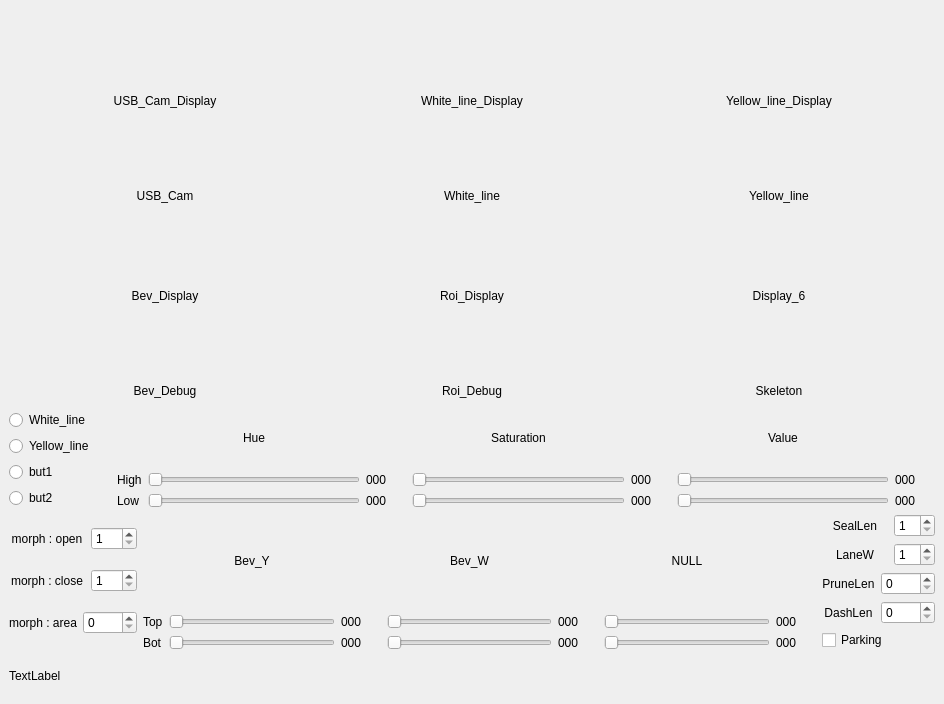
<?xml version="1.0" encoding="UTF-8"?>
<ui version="4.0">
 <class>MainWindowDesign</class>
 <widget class="QMainWindow" name="MainWindowDesign">
  <property name="geometry">
   <rect>
    <x>0</x>
    <y>0</y>
    <width>944</width>
    <height>704</height>
   </rect>
  </property>
  <property name="windowTitle">
   <string>QRosApp</string>
  </property>
  <property name="windowIcon">
   <iconset resource="../resources/images.qrc">
    <normaloff>:/images/icon.png</normaloff>:/images/icon.png</iconset>
  </property>
  <property name="locale">
   <locale language="English" country="Australia"/>
  </property>
  <widget class="QWidget" name="centralwidget">
   <layout class="QHBoxLayout" name="horizontalLayout">
    <item>
     <layout class="QGridLayout" name="gridLayout_10" rowstretch="10,1,1,1">
      <item row="1" column="0">
       <layout class="QGridLayout" name="gridLayout_9" columnstretch="1,8">
        <item row="0" column="0">
         <layout class="QVBoxLayout" name="verticalLayout">
          <item>
           <widget class="QRadioButton" name="radioBtnWhiteLine">
            <property name="text">
             <string>White_line</string>
            </property>
           </widget>
          </item>
          <item>
           <widget class="QRadioButton" name="radioBtnYellowLine">
            <property name="text">
             <string>Yellow_line</string>
            </property>
           </widget>
          </item>
          <item>
           <widget class="QRadioButton" name="radioBtn1">
            <property name="text">
             <string>but1</string>
            </property>
           </widget>
          </item>
          <item>
           <widget class="QRadioButton" name="radioBtn2">
            <property name="text">
             <string>but2</string>
            </property>
           </widget>
          </item>
         </layout>
        </item>
        <item row="0" column="1">
         <layout class="QGridLayout" name="gridLayout_8">
          <item row="0" column="0">
           <widget class="QWidget" name="emptyWidget_1" native="true"/>
          </item>
          <item row="0" column="1">
           <widget class="QLabel" name="textLabelHue">
            <property name="text">
             <string>Hue</string>
            </property>
            <property name="alignment">
             <set>Qt::AlignmentFlag::AlignCenter</set>
            </property>
           </widget>
          </item>
          <item row="0" column="2">
           <widget class="QWidget" name="emptyWidget_2" native="true"/>
          </item>
          <item row="0" column="3">
           <widget class="QLabel" name="textLabelSaturation">
            <property name="text">
             <string>Saturation</string>
            </property>
            <property name="alignment">
             <set>Qt::AlignmentFlag::AlignCenter</set>
            </property>
           </widget>
          </item>
          <item row="0" column="4">
           <widget class="QWidget" name="emptyWidget_3" native="true"/>
          </item>
          <item row="0" column="5">
           <widget class="QLabel" name="textLabelValue">
            <property name="text">
             <string>Value</string>
            </property>
            <property name="alignment">
             <set>Qt::AlignmentFlag::AlignCenter</set>
            </property>
           </widget>
          </item>
          <item row="0" column="6">
           <widget class="QWidget" name="emptyWidget_4" native="true"/>
          </item>
          <item row="1" column="0">
           <widget class="QLabel" name="textLabelHigh">
            <property name="text">
             <string>High</string>
            </property>
           </widget>
          </item>
          <item row="1" column="1">
           <widget class="QSlider" name="sliderHueHigh">
            <property name="maximum">
             <number>179</number>
            </property>
            <property name="orientation">
             <enum>Qt::Orientation::Horizontal</enum>
            </property>
           </widget>
          </item>
          <item row="1" column="2">
           <widget class="QLabel" name="dispaly_Hue_High">
            <property name="minimumSize">
             <size>
              <width>40</width>
              <height>0</height>
             </size>
            </property>
            <property name="text">
             <string>000</string>
            </property>
            <property name="alignment">
             <set>Qt::AlignmentFlag::AlignLeading|Qt::AlignmentFlag::AlignLeft|Qt::AlignmentFlag::AlignVCenter</set>
            </property>
           </widget>
          </item>
          <item row="1" column="3">
           <widget class="QSlider" name="sliderSaturationHigh">
            <property name="maximum">
             <number>255</number>
            </property>
            <property name="orientation">
             <enum>Qt::Orientation::Horizontal</enum>
            </property>
           </widget>
          </item>
          <item row="1" column="4">
           <widget class="QLabel" name="dispaly_Saturation_High">
            <property name="minimumSize">
             <size>
              <width>40</width>
              <height>0</height>
             </size>
            </property>
            <property name="text">
             <string>000</string>
            </property>
            <property name="alignment">
             <set>Qt::AlignmentFlag::AlignLeading|Qt::AlignmentFlag::AlignLeft|Qt::AlignmentFlag::AlignVCenter</set>
            </property>
           </widget>
          </item>
          <item row="1" column="5">
           <widget class="QSlider" name="sliderValueHigh">
            <property name="maximum">
             <number>255</number>
            </property>
            <property name="orientation">
             <enum>Qt::Orientation::Horizontal</enum>
            </property>
           </widget>
          </item>
          <item row="1" column="6">
           <widget class="QLabel" name="dispaly_Value_High">
            <property name="minimumSize">
             <size>
              <width>40</width>
              <height>0</height>
             </size>
            </property>
            <property name="text">
             <string>000</string>
            </property>
            <property name="alignment">
             <set>Qt::AlignmentFlag::AlignLeading|Qt::AlignmentFlag::AlignLeft|Qt::AlignmentFlag::AlignVCenter</set>
            </property>
           </widget>
          </item>
          <item row="2" column="0">
           <widget class="QLabel" name="textLabelLow">
            <property name="text">
             <string>Low</string>
            </property>
           </widget>
          </item>
          <item row="2" column="1">
           <widget class="QSlider" name="sliderHueLow">
            <property name="maximum">
             <number>179</number>
            </property>
            <property name="orientation">
             <enum>Qt::Orientation::Horizontal</enum>
            </property>
           </widget>
          </item>
          <item row="2" column="2">
           <widget class="QLabel" name="dispaly_Hue_Low">
            <property name="minimumSize">
             <size>
              <width>40</width>
              <height>0</height>
             </size>
            </property>
            <property name="text">
             <string>000</string>
            </property>
            <property name="alignment">
             <set>Qt::AlignmentFlag::AlignLeading|Qt::AlignmentFlag::AlignLeft|Qt::AlignmentFlag::AlignVCenter</set>
            </property>
           </widget>
          </item>
          <item row="2" column="3">
           <widget class="QSlider" name="sliderSaturationLow">
            <property name="maximum">
             <number>255</number>
            </property>
            <property name="orientation">
             <enum>Qt::Orientation::Horizontal</enum>
            </property>
           </widget>
          </item>
          <item row="2" column="4">
           <widget class="QLabel" name="dispaly_Saturation_Low">
            <property name="minimumSize">
             <size>
              <width>40</width>
              <height>0</height>
             </size>
            </property>
            <property name="text">
             <string>000</string>
            </property>
            <property name="alignment">
             <set>Qt::AlignmentFlag::AlignLeading|Qt::AlignmentFlag::AlignLeft|Qt::AlignmentFlag::AlignVCenter</set>
            </property>
           </widget>
          </item>
          <item row="2" column="5">
           <widget class="QSlider" name="sliderValueLow">
            <property name="maximum">
             <number>255</number>
            </property>
            <property name="orientation">
             <enum>Qt::Orientation::Horizontal</enum>
            </property>
           </widget>
          </item>
          <item row="2" column="6">
           <widget class="QLabel" name="dispaly_Value_Low">
            <property name="minimumSize">
             <size>
              <width>40</width>
              <height>0</height>
             </size>
            </property>
            <property name="text">
             <string>000</string>
            </property>
            <property name="alignment">
             <set>Qt::AlignmentFlag::AlignLeading|Qt::AlignmentFlag::AlignLeft|Qt::AlignmentFlag::AlignVCenter</set>
            </property>
           </widget>
          </item>
         </layout>
        </item>
       </layout>
      </item>
      <item row="3" column="0">
       <widget class="QLabel" name="display_enther">
        <property name="text">
         <string>TextLabel</string>
        </property>
       </widget>
      </item>
      <item row="0" column="0">
       <layout class="QGridLayout" name="gridLayout_7">
        <property name="leftMargin">
         <number>5</number>
        </property>
        <property name="topMargin">
         <number>5</number>
        </property>
        <property name="rightMargin">
         <number>5</number>
        </property>
        <property name="bottomMargin">
         <number>5</number>
        </property>
        <property name="horizontalSpacing">
         <number>5</number>
        </property>
        <item row="0" column="0">
         <layout class="QGridLayout" name="gridLayout" rowstretch="10,1">
          <item row="0" column="0">
           <widget class="QLabel" name="displayUsb">
            <property name="text">
             <string>USB_Cam_Display</string>
            </property>
            <property name="alignment">
             <set>Qt::AlignmentFlag::AlignCenter</set>
            </property>
           </widget>
          </item>
          <item row="1" column="0">
           <widget class="QLabel" name="labelUsb">
            <property name="text">
             <string>USB_Cam</string>
            </property>
            <property name="alignment">
             <set>Qt::AlignmentFlag::AlignCenter</set>
            </property>
           </widget>
          </item>
         </layout>
        </item>
        <item row="0" column="1">
         <layout class="QGridLayout" name="gridLayout_2" rowstretch="10,1">
          <item row="0" column="0">
           <widget class="QLabel" name="displayWhiteLine">
            <property name="text">
             <string>White_line_Display</string>
            </property>
            <property name="alignment">
             <set>Qt::AlignmentFlag::AlignCenter</set>
            </property>
           </widget>
          </item>
          <item row="1" column="0">
           <widget class="QLabel" name="labelWhiteLine">
            <property name="text">
             <string>White_line</string>
            </property>
            <property name="alignment">
             <set>Qt::AlignmentFlag::AlignCenter</set>
            </property>
           </widget>
          </item>
         </layout>
        </item>
        <item row="0" column="2">
         <layout class="QGridLayout" name="gridLayout_3" rowstretch="10,1">
          <item row="0" column="0">
           <widget class="QLabel" name="displayYellowLine">
            <property name="text">
             <string>Yellow_line_Display</string>
            </property>
            <property name="alignment">
             <set>Qt::AlignmentFlag::AlignCenter</set>
            </property>
           </widget>
          </item>
          <item row="1" column="0">
           <widget class="QLabel" name="labelYellowLine">
            <property name="text">
             <string>Yellow_line</string>
            </property>
            <property name="alignment">
             <set>Qt::AlignmentFlag::AlignCenter</set>
            </property>
           </widget>
          </item>
         </layout>
        </item>
        <item row="1" column="0">
         <layout class="QGridLayout" name="gridLayout_4" rowstretch="10,1">
          <item row="0" column="0">
           <widget class="QLabel" name="displayBev">
            <property name="text">
             <string>Bev_Display</string>
            </property>
            <property name="alignment">
             <set>Qt::AlignmentFlag::AlignCenter</set>
            </property>
           </widget>
          </item>
          <item row="1" column="0">
           <widget class="QLabel" name="labelDisplay_4">
            <property name="text">
             <string>Bev_Debug</string>
            </property>
            <property name="alignment">
             <set>Qt::AlignmentFlag::AlignCenter</set>
            </property>
           </widget>
          </item>
         </layout>
        </item>
        <item row="1" column="1">
         <layout class="QGridLayout" name="gridLayout_5" rowstretch="10,1">
          <item row="0" column="0">
           <widget class="QLabel" name="displayRoi">
            <property name="text">
             <string>Roi_Display</string>
            </property>
            <property name="alignment">
             <set>Qt::AlignmentFlag::AlignCenter</set>
            </property>
           </widget>
          </item>
          <item row="1" column="0">
           <widget class="QLabel" name="labelDisplay_5">
            <property name="text">
             <string>Roi_Debug</string>
            </property>
            <property name="alignment">
             <set>Qt::AlignmentFlag::AlignCenter</set>
            </property>
           </widget>
          </item>
         </layout>
        </item>
        <item row="1" column="2">
         <layout class="QGridLayout" name="gridLayout_6" rowstretch="10,1">
          <item row="0" column="0">
           <widget class="QLabel" name="displaySkel">
            <property name="text">
             <string>Display_6</string>
            </property>
            <property name="alignment">
             <set>Qt::AlignmentFlag::AlignCenter</set>
            </property>
           </widget>
          </item>
          <item row="1" column="0">
           <widget class="QLabel" name="labelDisplay_6">
            <property name="text">
             <string>Skeleton</string>
            </property>
            <property name="alignment">
             <set>Qt::AlignmentFlag::AlignCenter</set>
            </property>
           </widget>
          </item>
         </layout>
        </item>
       </layout>
      </item>
      <item row="2" column="0">
       <layout class="QGridLayout" name="gridLayout_15" columnstretch="1,8,0">
        <item row="0" column="0">
         <layout class="QVBoxLayout" name="verticalLayout_2">
          <item>
           <layout class="QGridLayout" name="gridLayout_12" columnstretch="5,3">
            <item row="0" column="1">
             <widget class="QSpinBox" name="spinMorphOpen">
              <property name="minimum">
               <number>1</number>
              </property>
              <property name="maximum">
               <number>15</number>
              </property>
              <property name="singleStep">
               <number>2</number>
              </property>
             </widget>
            </item>
            <item row="0" column="0">
             <widget class="QLabel" name="textLabelMorphOpen">
              <property name="text">
               <string>morph : open</string>
              </property>
              <property name="alignment">
               <set>Qt::AlignmentFlag::AlignCenter</set>
              </property>
             </widget>
            </item>
           </layout>
          </item>
          <item>
           <layout class="QGridLayout" name="gridLayout_13" columnstretch="5,3">
            <item row="0" column="0">
             <widget class="QLabel" name="textLabelMorphClose">
              <property name="text">
               <string>morph : close</string>
              </property>
              <property name="alignment">
               <set>Qt::AlignmentFlag::AlignCenter</set>
              </property>
             </widget>
            </item>
            <item row="0" column="1">
             <widget class="QSpinBox" name="spinMorphClose">
              <property name="minimum">
               <number>1</number>
              </property>
              <property name="maximum">
               <number>31</number>
              </property>
              <property name="singleStep">
               <number>2</number>
              </property>
             </widget>
            </item>
           </layout>
          </item>
          <item>
           <layout class="QGridLayout" name="gridLayout_14" columnstretch="5,3,0">
            <item row="0" column="2">
             <widget class="QSpinBox" name="spinMinArea">
              <property name="minimum">
               <number>0</number>
              </property>
              <property name="maximum">
               <number>5000</number>
              </property>
              <property name="singleStep">
               <number>1</number>
              </property>
             </widget>
            </item>
            <item row="0" column="1">
             <widget class="QLabel" name="textLabelMorphArea">
              <property name="text">
               <string>morph : area</string>
              </property>
              <property name="alignment">
               <set>Qt::AlignmentFlag::AlignCenter</set>
              </property>
             </widget>
            </item>
           </layout>
          </item>
         </layout>
        </item>
        <item row="0" column="1">
         <layout class="QGridLayout" name="gridLayout_11">
          <item row="0" column="0">
           <widget class="QWidget" name="emptyWidget_5" native="true"/>
          </item>
          <item row="0" column="1">
           <widget class="QLabel" name="textLabelBev_Y">
            <property name="text">
             <string>Bev_Y</string>
            </property>
            <property name="alignment">
             <set>Qt::AlignmentFlag::AlignCenter</set>
            </property>
           </widget>
          </item>
          <item row="0" column="2">
           <widget class="QWidget" name="emptyWidget_6" native="true"/>
          </item>
          <item row="0" column="3">
           <widget class="QLabel" name="textLabelSaturation_2">
            <property name="text">
             <string>Bev_W</string>
            </property>
            <property name="alignment">
             <set>Qt::AlignmentFlag::AlignCenter</set>
            </property>
           </widget>
          </item>
          <item row="0" column="4">
           <widget class="QWidget" name="emptyWidget_7" native="true"/>
          </item>
          <item row="0" column="5">
           <widget class="QLabel" name="textLabelValue_2">
            <property name="text">
             <string>NULL</string>
            </property>
            <property name="alignment">
             <set>Qt::AlignmentFlag::AlignCenter</set>
            </property>
           </widget>
          </item>
          <item row="0" column="6">
           <widget class="QWidget" name="emptyWidget_8" native="true"/>
          </item>
          <item row="1" column="0">
           <widget class="QLabel" name="textLabelBev_Top">
            <property name="text">
             <string>Top</string>
            </property>
           </widget>
          </item>
          <item row="1" column="1">
           <widget class="QSlider" name="sliderBevTopY">
            <property name="maximum">
             <number>100</number>
            </property>
            <property name="orientation">
             <enum>Qt::Orientation::Horizontal</enum>
            </property>
           </widget>
          </item>
          <item row="1" column="2">
           <widget class="QLabel" name="dispaly_Bev_Top_Y">
            <property name="minimumSize">
             <size>
              <width>40</width>
              <height>0</height>
             </size>
            </property>
            <property name="text">
             <string>000</string>
            </property>
            <property name="alignment">
             <set>Qt::AlignmentFlag::AlignLeading|Qt::AlignmentFlag::AlignLeft|Qt::AlignmentFlag::AlignVCenter</set>
            </property>
           </widget>
          </item>
          <item row="1" column="3">
           <widget class="QSlider" name="sliderBevTopW">
            <property name="maximum">
             <number>100</number>
            </property>
            <property name="orientation">
             <enum>Qt::Orientation::Horizontal</enum>
            </property>
           </widget>
          </item>
          <item row="1" column="4">
           <widget class="QLabel" name="dispaly_Bev_Top_W">
            <property name="minimumSize">
             <size>
              <width>40</width>
              <height>0</height>
             </size>
            </property>
            <property name="text">
             <string>000</string>
            </property>
            <property name="alignment">
             <set>Qt::AlignmentFlag::AlignLeading|Qt::AlignmentFlag::AlignLeft|Qt::AlignmentFlag::AlignVCenter</set>
            </property>
           </widget>
          </item>
          <item row="1" column="5">
           <widget class="QSlider" name="NULL_Slider1">
            <property name="maximum">
             <number>255</number>
            </property>
            <property name="orientation">
             <enum>Qt::Orientation::Horizontal</enum>
            </property>
           </widget>
          </item>
          <item row="1" column="6">
           <widget class="QLabel" name="NULL_display1">
            <property name="minimumSize">
             <size>
              <width>40</width>
              <height>0</height>
             </size>
            </property>
            <property name="text">
             <string>000</string>
            </property>
            <property name="alignment">
             <set>Qt::AlignmentFlag::AlignLeading|Qt::AlignmentFlag::AlignLeft|Qt::AlignmentFlag::AlignVCenter</set>
            </property>
           </widget>
          </item>
          <item row="2" column="0">
           <widget class="QLabel" name="textLabelBev_Bot">
            <property name="text">
             <string>Bot</string>
            </property>
           </widget>
          </item>
          <item row="2" column="1">
           <widget class="QSlider" name="sliderBevBotY">
            <property name="maximum">
             <number>100</number>
            </property>
            <property name="orientation">
             <enum>Qt::Orientation::Horizontal</enum>
            </property>
           </widget>
          </item>
          <item row="2" column="2">
           <widget class="QLabel" name="dispaly_Bev_Bot_Y">
            <property name="minimumSize">
             <size>
              <width>40</width>
              <height>0</height>
             </size>
            </property>
            <property name="text">
             <string>000</string>
            </property>
            <property name="alignment">
             <set>Qt::AlignmentFlag::AlignLeading|Qt::AlignmentFlag::AlignLeft|Qt::AlignmentFlag::AlignVCenter</set>
            </property>
           </widget>
          </item>
          <item row="2" column="3">
           <widget class="QSlider" name="sliderBevBotW">
            <property name="maximum">
             <number>100</number>
            </property>
            <property name="orientation">
             <enum>Qt::Orientation::Horizontal</enum>
            </property>
           </widget>
          </item>
          <item row="2" column="4">
           <widget class="QLabel" name="dispaly_Bev_Bot_W">
            <property name="minimumSize">
             <size>
              <width>40</width>
              <height>0</height>
             </size>
            </property>
            <property name="text">
             <string>000</string>
            </property>
            <property name="alignment">
             <set>Qt::AlignmentFlag::AlignLeading|Qt::AlignmentFlag::AlignLeft|Qt::AlignmentFlag::AlignVCenter</set>
            </property>
           </widget>
          </item>
          <item row="2" column="5">
           <widget class="QSlider" name="NULL_Slider2">
            <property name="maximum">
             <number>255</number>
            </property>
            <property name="orientation">
             <enum>Qt::Orientation::Horizontal</enum>
            </property>
           </widget>
          </item>
          <item row="2" column="6">
           <widget class="QLabel" name="NULL_display2">
            <property name="minimumSize">
             <size>
              <width>40</width>
              <height>0</height>
             </size>
            </property>
            <property name="text">
             <string>000</string>
            </property>
            <property name="alignment">
             <set>Qt::AlignmentFlag::AlignLeading|Qt::AlignmentFlag::AlignLeft|Qt::AlignmentFlag::AlignVCenter</set>
            </property>
           </widget>
          </item>
         </layout>
        </item>
        <item row="0" column="2">
         <layout class="QVBoxLayout" name="verticalLayout_3">
          <item>
           <layout class="QGridLayout" name="gridLayout_17" columnstretch="5,3">
            <item row="0" column="0">
             <widget class="QLabel" name="textLabelSkel2">
              <property name="text">
               <string>SealLen</string>
              </property>
              <property name="alignment">
               <set>Qt::AlignmentFlag::AlignCenter</set>
              </property>
             </widget>
            </item>
            <item row="0" column="1">
             <widget class="QSpinBox" name="spinSkelSealLen">
              <property name="minimum">
               <number>1</number>
              </property>
              <property name="maximum">
               <number>31</number>
              </property>
              <property name="singleStep">
               <number>1</number>
              </property>
             </widget>
            </item>
           </layout>
          </item>
          <item>
           <layout class="QGridLayout" name="gridLayout_16" columnstretch="5,3">
            <item row="0" column="1">
             <widget class="QSpinBox" name="spinSkelLaneW">
              <property name="minimum">
               <number>1</number>
              </property>
              <property name="maximum">
               <number>15</number>
              </property>
              <property name="singleStep">
               <number>1</number>
              </property>
             </widget>
            </item>
            <item row="0" column="0">
             <widget class="QLabel" name="textLabelSkel1">
              <property name="text">
               <string>LaneW</string>
              </property>
              <property name="alignment">
               <set>Qt::AlignmentFlag::AlignCenter</set>
              </property>
             </widget>
            </item>
           </layout>
          </item>
          <item>
           <layout class="QGridLayout" name="gridLayout_18" columnstretch="0,0">
            <item row="0" column="0">
             <widget class="QLabel" name="textLabelSkel3">
              <property name="text">
               <string>PruneLen</string>
              </property>
              <property name="alignment">
               <set>Qt::AlignmentFlag::AlignCenter</set>
              </property>
             </widget>
            </item>
            <item row="0" column="1">
             <widget class="QSpinBox" name="spinSkelPruneLen">
              <property name="minimum">
               <number>0</number>
              </property>
              <property name="maximum">
               <number>5000</number>
              </property>
              <property name="singleStep">
               <number>1</number>
              </property>
             </widget>
            </item>
           </layout>
          </item>
          <item>
           <layout class="QGridLayout" name="gridLayout_19" columnstretch="5,3">
            <item row="0" column="0">
             <widget class="QLabel" name="textLabelSkel4">
              <property name="text">
               <string>DashLen</string>
              </property>
              <property name="alignment">
               <set>Qt::AlignmentFlag::AlignCenter</set>
              </property>
             </widget>
            </item>
            <item row="0" column="1">
             <widget class="QSpinBox" name="spinSkelDashLen">
              <property name="minimum">
               <number>0</number>
              </property>
              <property name="maximum">
               <number>5000</number>
              </property>
              <property name="singleStep">
               <number>1</number>
              </property>
             </widget>
            </item>
           </layout>
          </item>
          <item>
           <widget class="QCheckBox" name="checkParking">
            <property name="text">
             <string>Parking</string>
            </property>
           </widget>
          </item>
         </layout>
        </item>
       </layout>
      </item>
     </layout>
    </item>
   </layout>
  </widget>
  <action name="action_Quit">
   <property name="text">
    <string>&amp;Quit</string>
   </property>
   <property name="shortcut">
    <string>Ctrl+Q</string>
   </property>
   <property name="shortcutContext">
    <enum>Qt::ShortcutContext::ApplicationShortcut</enum>
   </property>
  </action>
  <action name="action_Preferences">
   <property name="text">
    <string>&amp;Preferences</string>
   </property>
  </action>
  <action name="actionAbout">
   <property name="text">
    <string>&amp;About</string>
   </property>
  </action>
  <action name="actionAbout_Qt">
   <property name="text">
    <string>About &amp;Qt</string>
   </property>
  </action>
 </widget>
 <resources>
  <include location="../resources/images.qrc"/>
 </resources>
 <connections>
  <connection>
   <sender>action_Quit</sender>
   <signal>triggered()</signal>
   <receiver>MainWindowDesign</receiver>
   <slot>close()</slot>
   <hints>
    <hint type="sourcelabel">
     <x>-1</x>
     <y>-1</y>
    </hint>
    <hint type="destinationlabel">
     <x>399</x>
     <y>299</y>
    </hint>
   </hints>
  </connection>
 </connections>
</ui>
